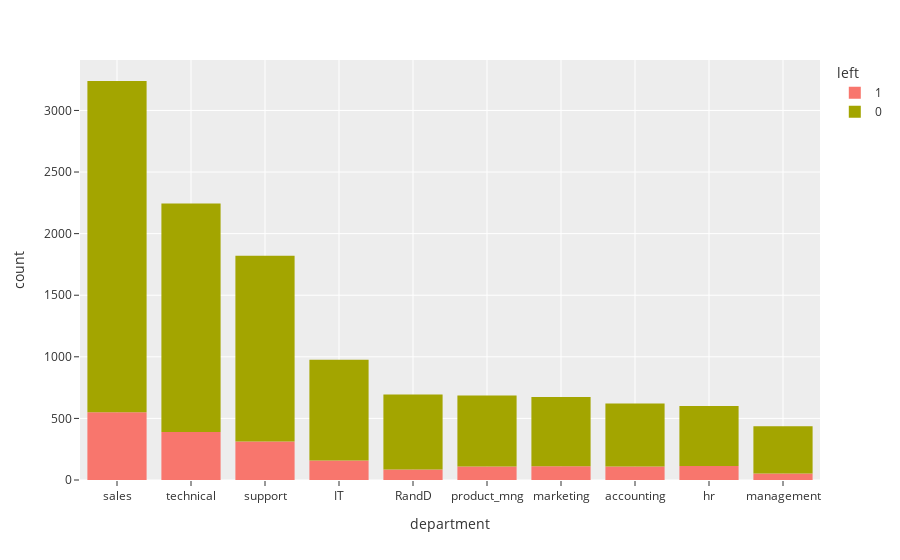

Here is the notebook cell this chart was saved with:
### Code cell
plot = px.histogram(
    df1,
    x='department',
    color= 'left',  
    template= 'ggplot2'    
).update_xaxes(categoryorder='total descending')
plot.show()

### Figure 1 — Plotly figure (JSON) as saved in the notebook; plotly's stock layout.template omitted (floating-point values rounded to 4 significant figures; data arrays with more than 128 entries replaced by an {"elided": "..."} marker saying what was removed)
{"data": [{"alignmentgroup": "True", "bingroup": "x", "hovertemplate": "left=1<br>department=%{x}<br>count=%{y}<extra></extra>", "legendgroup": "1", "marker": {"color": "#F8766D", "pattern": {"shape": ""}}, "name": "1", "offsetgroup": "1", "orientation": "v", "showlegend": true, "type": "histogram", "x": {"elided": "1991 str values"}, "xaxis": "x", "yaxis": "y"}, {"alignmentgroup": "True", "bingroup": "x", "hovertemplate": "left=0<br>department=%{x}<br>count=%{y}<extra></extra>", "legendgroup": "0", "marker": {"color": "#A3A500", "pattern": {"shape": ""}}, "name": "0", "offsetgroup": "0", "orientation": "v", "showlegend": true, "type": "histogram", "x": {"elided": "10000 str values"}, "xaxis": "x", "yaxis": "y"}], "layout": {"barmode": "relative", "legend": {"title": {"text": "left"}, "tracegroupgap": 0}, "margin": {"t": 60}, "xaxis": {"anchor": "y", "categoryorder": "total descending", "domain": [0, 1], "title": {"text": "department"}}, "yaxis": {"anchor": "x", "domain": [0, 1], "title": {"text": "count"}}}}
